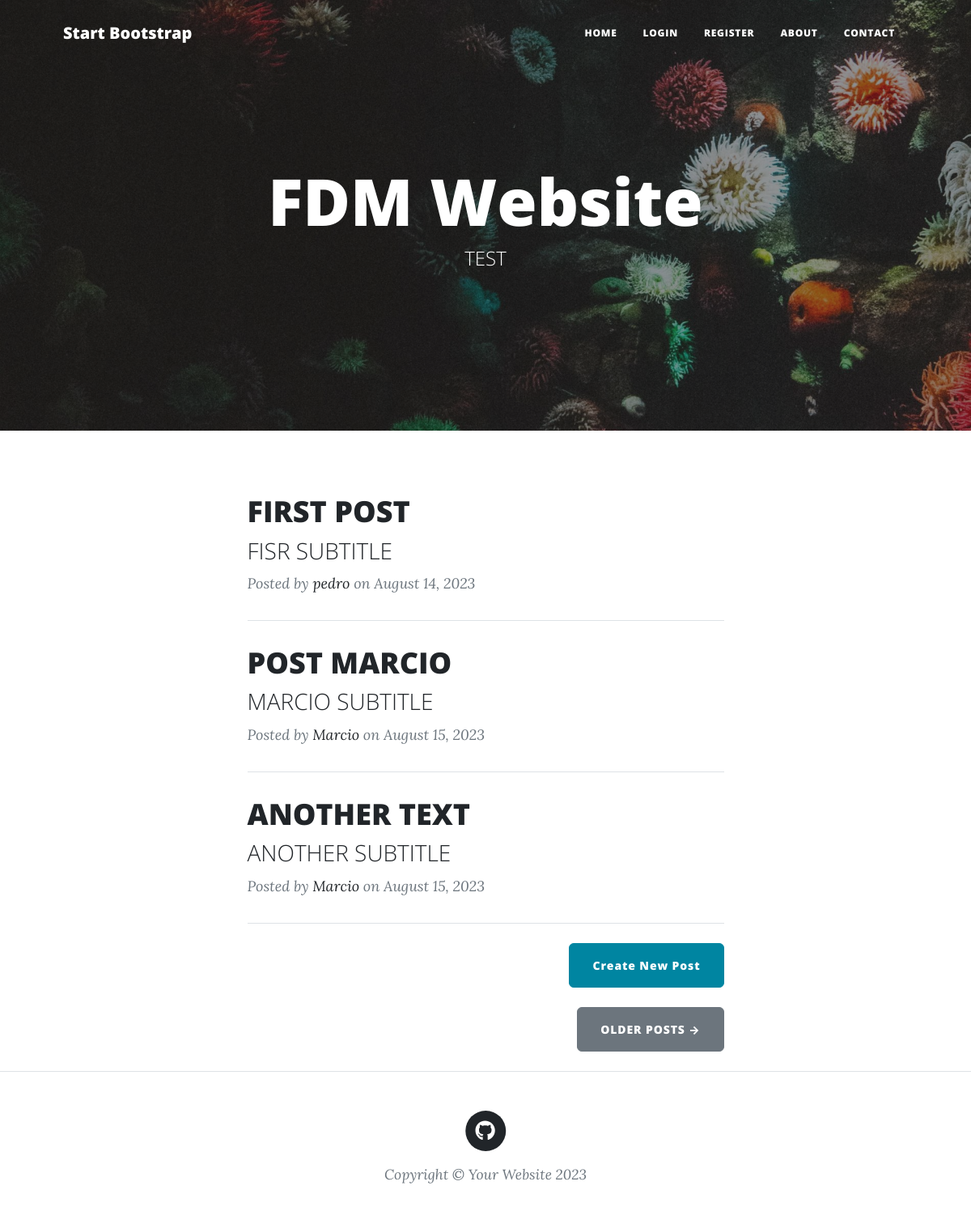
The page / on the database its author committed.
### tables this page shows
CREATE TABLE blog_posts (
                id INTEGER NOT NULL PRIMARY KEY AUTOINCREMENT,
                title VARCHAR(2000) UNIQUE NOT NULL,
                date VARCHAR(50) NOT NULL,
                body TEXT NOT NULL,
                author VARCHAR(100) NOT NULL,
                img_url VARCHAR(2000),
                subtitle VARCHAR(500) NOT NULL,
                author_id INT,
                FOREIGN KEY (author_id) REFERENCES user(id)
                );

CREATE TABLE user (
                id INTEGER NOT NULL PRIMARY KEY AUTOINCREMENT,
                email VARCHAR(2000) UNIQUE NOT NULL,
                password VARCHAR(50) NOT NULL,
                name VARCHAR(1000) NOT NULL
                );

### main.py (the view)
    def get_all_posts(self):
        self.connect_db()
        all_posts = self.cursor.execute(""" SELECT * FROM blog_posts """).fetchall()
        self.conn.commit()
        self.disconnect_db()
        return all_posts

### main.py (called while the page is built)
@app.route('/',methods=["GET"])
def get_all_posts():
    is_logged=bool(current_user.is_authenticated)
    db_obj.mountTables()
    all_posts = db_obj.get_all_posts()
    final_json = []
    for post in all_posts:
            post={
                "id":post[0],
                "title":post[1],
                "date":post[2],
                "body":post[3],
                "author":db_obj.get_author_name_from_author_id(post[7]),
                "img_url":post[5],
                "subtitle": post[6]
                }
            final_json.append(post)
    return render_template("index.html", all_posts=final_json, is_logged=is_logged)

    def connect_db(self):
        self.conn = sqlite3.connect("instance/posts.db")
        self.cursor = self.conn.cursor()

    def disconnect_db(self):
        print("DATABASE DISCONNECTED!!!")
        self.conn.close()

    def get_author_name_from_author_id(self,author_id):
        self.connect_db()
        user_author = self.cursor.execute(""" SELECT name FROM user WHERE id=?""", [author_id]).fetchall()
        self.conn.commit()
        self.disconnect_db()
        return user_author[0][0]

### templates/index.html (shortened to what this page needs)
{% if is_logged == False %}
  {% include "header.html" %}
{% else %}
  {% include "header2.html" %}
{% endif %}
<header
  class="masthead"
  style="background-image: url('../static/assets/img/home-bg.jpg')"
>
  <div class="container position-relative px-4 px-lg-5">
    <div class="row gx-4 gx-lg-5 justify-content-center">
      <div class="col-md-10 col-lg-8 col-xl-7">
        <div class="site-heading">
          <h1>FDM Website</h1>
          <span class="subheading">TEST</span>
        </div>
      </div>
    </div>
  </div>
</header>
<div class="container px-4 px-lg-5">
  <div class="row gx-4 gx-lg-5 justify-content-center">
    <div class="col-md-10 col-lg-8 col-xl-7">
      {% for post in all_posts %}
      <div class="post-preview">
        <a href="{{ url_for('show_post', post_id=post.id) }}">
          <h2 class="post-title">{{ post.title }}</h2>
          <h3 class="post-subtitle">{{ post.subtitle }}</h3>
        </a>
        <p class="post-meta">
          Posted by
          <a href="#">{{post.author}}</a>
          on {{post.date}}
        </p>
      </div>
      <hr class="my-4" />
      {% endfor %}
      <div class="d-flex justify-content-end mb-4">
        <a
          class="btn btn-primary float-right"
          href="{{url_for('add_post')}}"
          >Create New Post</a
        >
      </div>
      <div class="d-flex justify-content-end mb-4">
        <a class="btn btn-secondary text-uppercase" href="#!">Older Posts →</a>
      </div>
    </div>
  </div>
</div>
{% include "footer.html" %}

### templates/header.html (shortened to what this page needs)
<!DOCTYPE html>
<html lang="en">
  <head>
    {% block styles %}
    {{ bootstrap.load_css() }}
    <link
      href="{{ url_for('static', filename='css/styles.css') }}"
      rel="stylesheet"
    />
    {% endblock %}
  </head>
  <body>
    <nav class="navbar navbar-expand-lg navbar-light" id="mainNav">
      <div class="container px-4 px-lg-5">
        <a class="navbar-brand" href="/">Start Bootstrap</a>
        <div class="collapse navbar-collapse" id="navbarResponsive">
          <ul class="navbar-nav ms-auto py-4 py-lg-0">
            <li class="nav-item">
              <a
                class="nav-link px-lg-3 py-3 py-lg-4"
                href="{{ url_for('get_all_posts') }}"
                >Home</a
              >
            </li>
            <li class="nav-item">
              <a
                class="nav-link px-lg-3 py-3 py-lg-4"
                href="{{ url_for('login') }}"
                >Login</a
              >
            </li>
            <li class="nav-item">
              <a
                class="nav-link px-lg-3 py-3 py-lg-4"
                href="{{ url_for('register') }}"
                >Register
              </a>
            </li>
            <li class="nav-item">
              <a
                class="nav-link px-lg-3 py-3 py-lg-4"
                href="{{ url_for('about') }}"
                >About</a
              >
            </li>
            <li class="nav-item">
              <a
                class="nav-link px-lg-3 py-3 py-lg-4"
                href="{{ url_for('contact') }}"
                >Contact</a
              >
            </li>
          </ul>
        </div>
      </div>
    </nav>
  </body>
</html>

### templates/footer.html (shortened to what this page needs)
        <footer class="border-top">
          <div class="container px-4 px-lg-5">
              <div class="row gx-4 gx-lg-5 justify-content-center">
                  <div class="col-md-10 col-lg-8 col-xl-7">
                      <ul class="list-inline text-center">
                          <li class="list-inline-item">
                              <a href="#!">
                                  <span class="fa-stack fa-lg">
                                      <i class="fas fa-circle fa-stack-2x"></i>
                                      <i class="fab fa-github fa-stack-1x fa-inverse"></i>
                                  </span>
                              </a>
                          </li>
                      </ul>
                      <div class="small text-center text-muted fst-italic">Copyright &copy; Your Website 2023</div>
                  </div>
              </div>
          </div>
      </footer>
  </body>
</html>

### rows shown on the page
blog_posts: title "FIRST POST", subtitle "FISR SUBTITLE", date "August 14, 2023"
user: author "pedro"
blog_posts: title "POST MARCIO", subtitle "MARCIO SUBTITLE", date "August 15, 2023"
user: author "Marcio" "Marcio"
blog_posts: title "ANOTHER TEXT", subtitle "ANOTHER SUBTITLE", date "August 15, 2023"
